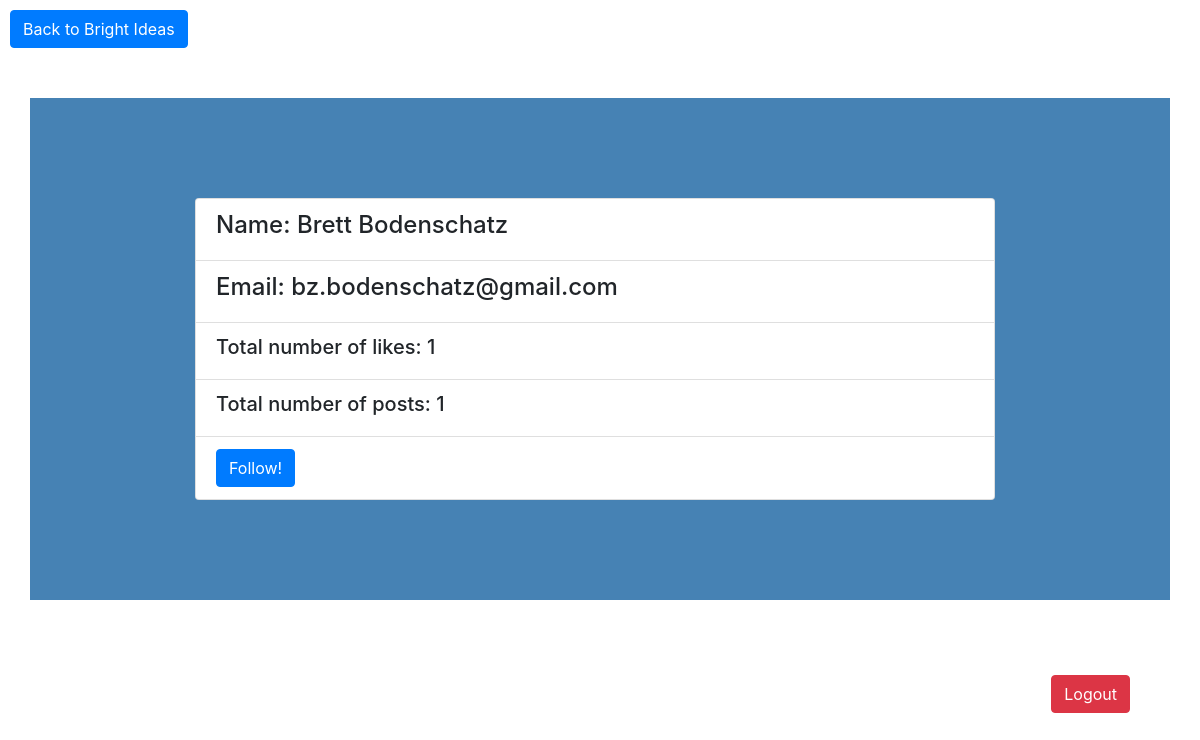
Page /users/1 on the committed database.
### app.py (models this page shows, shortened)
class User(db.Model):
    __tablename__ = "users"
    id=db.Column(db.Integer, primary_key=True)
    first_name=db.Column(db.String(255))
    last_name=db.Column(db.String(255))
    email=db.Column(db.String(255))
    password_hash=db.Column(db.String(255))
    liked_posts=db.relationship("Post", secondary=likes_table)
    followers=db.relationship("User",
        secondary=followers_table,
        primaryjoin=id==followers_table.c.followed_id,
        secondaryjoin=id==followers_table.c.follower_id,
        backref="following")
    created_at=db.Column(db.DateTime, server_default=func.now())
    updated_at=db.Column(db.DateTime, server_default=func.now(),onupdate=func.now())

### app.py (the view)
@app.route("/users/<id>", methods=["GET"])
def user_profile(id):
    user_profile = User.query.get(id)
    numlikes = len(user_profile.liked_posts)
    numposts = Post.query.filter(Post.author_id == id).count()
    return render_template("user_profile.html", user_profile=user_profile, numlikes = numlikes, numposts=numposts)

### templates/user_profile.html (shortened to what this page needs)
<!DOCTYPE html>
<html lang="en">
<head>
    <link rel="stylesheet" href="https://stackpath.bootstrapcdn.com/bootstrap/4.3.1/css/bootstrap.min.css">
    <link rel="stylesheet" type="text/css" href="{{url_for('static', filename='styles/user_profile.css')}}">
</head>
<body>
        <div class="back"><a href="/bright_ideas"><button type="button" class="btn btn-primary">Back to Bright Ideas</button></a></div>
        <div class="container">
            <div class="userprofile">
                    <div class="card" style="width: 50rem;">
                        <ul class="list-group list-group-flush">
                            <li class="list-group-item"><h4>Name: {{user_profile.first_name}} {{user_profile.last_name}}</h4></li>
                            <li class="list-group-item"><h4>Email: {{user_profile.email}}</h4></li>
                            <li class="list-group-item"><h5>Total number of likes: {{numlikes}}</h5></li>
                            <li class="list-group-item"><h5>Total number of posts: {{numposts}}</h5></li>
                            <li class="list-group-item"><a href="/follow/{{ user_profile.id }}"><button type="button" class="btn btn-primary">Follow!</button></a></li>
                        </ul>
                    </div>
            </div>
    <div class="logout"><a href="/logout"><button type="button" class="btn btn-danger">Logout</button></a></div>
</body>
</html>

### static/styles/user_profile.css (style rules this page uses)
.container { background-color: steelblue; }
.userprofile { margin: 50px; max-width: 1075px; padding: 100px; }
.back { margin: 10px; }
.logout { float: right; margin: 25px; }

### rows in the picture
User: first_name "Brett", last_name "Bodenschatz", email "bz.bodenschatz@gmail.com"

### other values in the picture
{{ numlikes }} "1"
{{ numposts }} "1"
